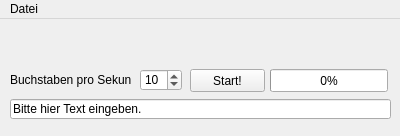
<?xml version="1.0" encoding="UTF-8"?>
<ui version="4.0">
 <class>MainWindow</class>
 <widget class="QMainWindow" name="MainWindow">
  <property name="geometry">
   <rect>
    <x>0</x>
    <y>0</y>
    <width>400</width>
    <height>136</height>
   </rect>
  </property>
  <property name="windowTitle">
   <string>Nischis fabulöser Speedreader</string>
  </property>
  <widget class="QWidget" name="centralWidget">
   <widget class="QLabel" name="label">
    <property name="geometry">
     <rect>
      <x>10</x>
      <y>10</y>
      <width>381</width>
      <height>31</height>
     </rect>
    </property>
    <property name="font">
     <font>
      <pointsize>15</pointsize>
     </font>
    </property>
    <property name="text">
     <string/>
    </property>
   </widget>
   <widget class="QSpinBox" name="bps">
    <property name="geometry">
     <rect>
      <x>140</x>
      <y>50</y>
      <width>42</width>
      <height>22</height>
     </rect>
    </property>
    <property name="minimum">
     <number>1</number>
    </property>
    <property name="maximum">
     <number>1001</number>
    </property>
    <property name="singleStep">
     <number>10</number>
    </property>
    <property name="value">
     <number>10</number>
    </property>
   </widget>
   <widget class="QLabel" name="label_2">
    <property name="geometry">
     <rect>
      <x>10</x>
      <y>50</y>
      <width>121</width>
      <height>21</height>
     </rect>
    </property>
    <property name="text">
     <string>Buchstaben pro Sekunde</string>
    </property>
   </widget>
   <widget class="QProgressBar" name="progressBar">
    <property name="geometry">
     <rect>
      <x>270</x>
      <y>50</y>
      <width>118</width>
      <height>23</height>
     </rect>
    </property>
    <property name="value">
     <number>0</number>
    </property>
   </widget>
   <widget class="QPushButton" name="Start">
    <property name="geometry">
     <rect>
      <x>190</x>
      <y>50</y>
      <width>75</width>
      <height>23</height>
     </rect>
    </property>
    <property name="text">
     <string>Start!</string>
    </property>
   </widget>
   <widget class="QLineEdit" name="lineEdit">
    <property name="geometry">
     <rect>
      <x>10</x>
      <y>80</y>
      <width>381</width>
      <height>20</height>
     </rect>
    </property>
    <property name="text">
     <string>Bitte hier Text eingeben.</string>
    </property>
   </widget>
  </widget>
  <widget class="QMenuBar" name="menuBar">
   <property name="geometry">
    <rect>
     <x>0</x>
     <y>0</y>
     <width>400</width>
     <height>21</height>
    </rect>
   </property>
   <widget class="QMenu" name="menuDatei">
    <property name="title">
     <string>Datei</string>
    </property>
    <addaction name="action_ffnen"/>
   </widget>
   <addaction name="menuDatei"/>
  </widget>
  <action name="action_ffnen">
   <property name="text">
    <string>Öffnen</string>
   </property>
  </action>
 </widget>
 <layoutdefault spacing="6" margin="11"/>
 <resources/>
 <connections/>
</ui>
